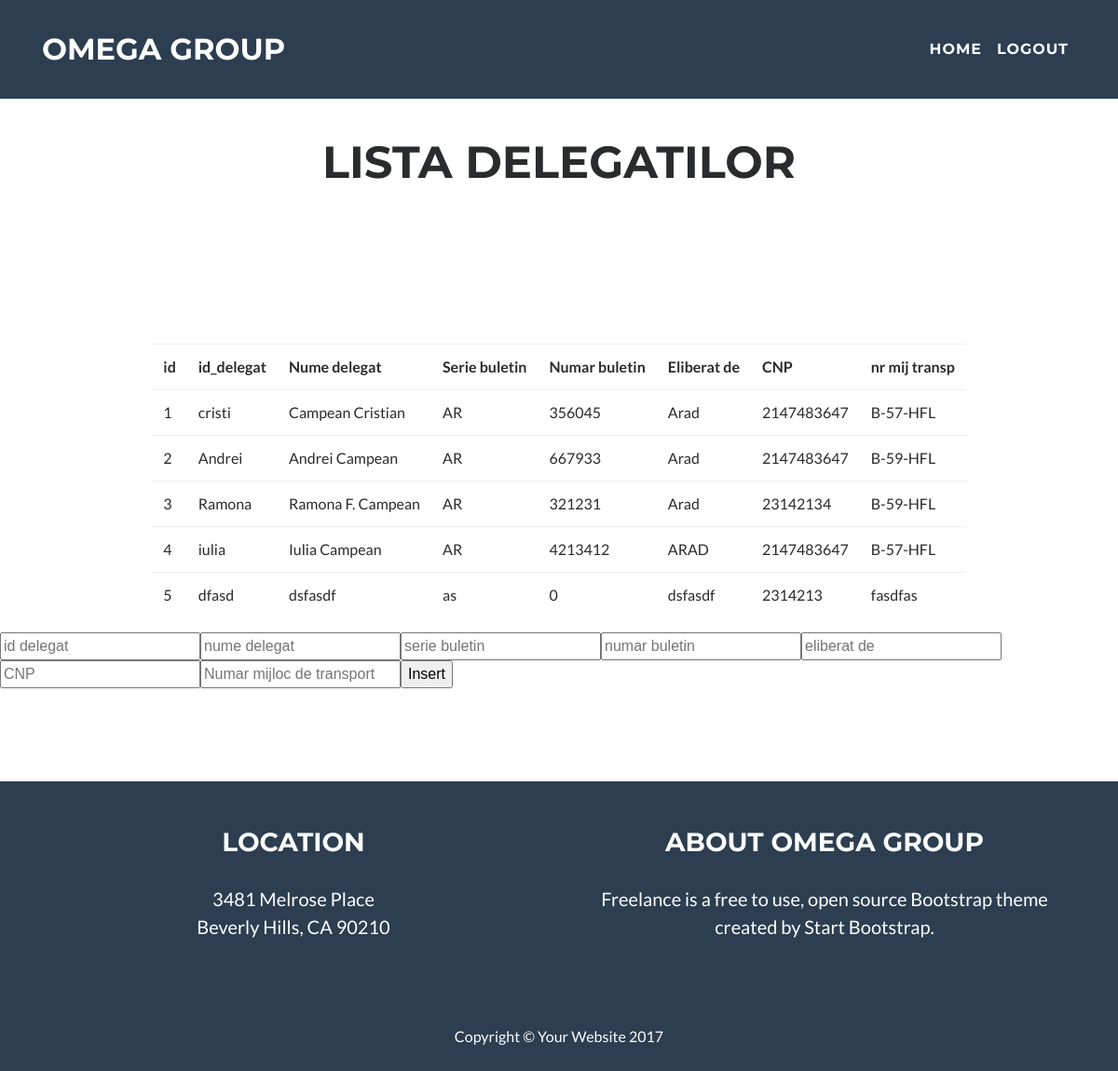
/insert_delegati.php (signed in), run on the app's committed database.
### tables this page shows
CREATE TABLE `lista_delegati` (
  `id` int(11) NOT NULL,
  `id_delegat` varchar(128) DEFAULT NULL,
  `nume_delegat` varchar(128) NOT NULL,
  `serie_buletin` varchar(2) NOT NULL,
  `nr_buletin` int(11) NOT NULL,
  `eliberat_de` varchar(128) NOT NULL,
  `cnp` int(20) NOT NULL,
  `nr_mijloc_transport` varchar(128) NOT NULL,
  `ora` int(2) NOT NULL
);

### insert_delegati.php (the view, shortened to what this page needs)
<?php
  include 'header.php';
  $sql_aratadelegati = "SELECT * FROM lista_delegati";
  $result_aratadelegati = mysqli_query($conn, $sql_aratadelegati);
  echo "<h2 class='text-center'>Lista delegatilor</h2> <br> <br>
        <div class='row'>
        <div class='container-fluid'>
        <div class='table-responsive'>
        <table class='table'>
          <tr>
            <th> id</th>
            <th>id_delegat</th>
            <th>Nume delegat</th>
            <th>Serie buletin</th>
            <th>Numar buletin</th>
            <th>Eliberat de</th>
            <th>CNP</th>
            <th>nr mij transp</th>
          </tr>";
          while($row_aratadelegati = mysqli_fetch_array($result_aratadelegati)){
            echo "<tr><td>". $row_aratadelegati['id']. "</td>";
            echo "<td>". $row_aratadelegati['id_delegat']. "</td>";
            echo "<td>". $row_aratadelegati['nume_delegat']. "</td>";
            echo "<td>". $row_aratadelegati['serie_buletin']. "</td>";
            echo "<td>". $row_aratadelegati['nr_buletin']. "</td>";
            echo "<td>". $row_aratadelegati['eliberat_de']. "</td>";
            echo "<td>". $row_aratadelegati['cnp']. "</td>";
            echo "<td>". $row_aratadelegati['nr_mijloc_transport']. "</td></tr>";
            echo "<br>";
          }
    echo "</table></div></div></div></div>";
     ?>
       <form class='form-inline ' action="includes/insert_delegati.inc.php" method="post">
          <input type="text" name="id_delegat" placeholder="id delegat">
          <input type="text" name="nume_delegat" placeholder="nume delegat">
          <input type="text" name="serie_buletin" placeholder="serie buletin">
          <input type="text" name="nr_buletin" placeholder="numar buletin">
          <input type="text" name="eliberat_de" placeholder="eliberat de">
          <input type="text" name="cnp" placeholder="CNP">
          <input type="text" name="nr_mij_transp" placeholder="Numar mijloc de transport">
          <input type="submit" value="Insert">
        </form>
      </section>
  <?php
      include 'footer.php';
   ?>
  </body>
</html>

### header.php (shortened to what this page needs)
<!DOCTYPE html>
<html>
  <head>
    <link href="lib/bootstrap/css/bootstrap.min.css" rel="stylesheet">
    <link href="lib/font-awesome/css/font-awesome.min.css" rel="stylesheet" type="text/css">
    <link href="css/freelancer.min.css" rel="stylesheet">
  <body id="page-top" class="index">
    <nav id="mainNav" class="navbar fixed-top navbar-toggleable-md navbar-light">
        <div class="container">
            <a class="navbar-brand page-scroll" href="home.php">Omega Group</a>
            <div class="collapse navbar-collapse" id="navbarExample">
                <ul class="navbar-nav ml-auto">
                     <?php
                       if(isset($_SESSION['uid'])){
                         echo '<li class="nav-item">
                             <a class="nav-link page-scroll" href="home.php">Home</a>
                         </li>
                         <li class="nav-item">
                             <a class="nav-link page-scroll" href="includes/logout.inc.php">Logout</a>
                         </li>';
                       }
                       else{
                         echo "You are not logged in and you can't see the content of this page.";
                       }
                      ?>
                </ul>
            </div>
        </div>
    </nav>
    <br> <br>
    <section id="portfolio">
        <div class="container">

### footer.php
<footer class="text-center">
    <div class="footer-above">
        <div class="container">
            <div class="row">
                <div class="footer-col col-md-6">
                    <h3>Location</h3>
                    <p>3481 Melrose Place
                        <br>Beverly Hills, CA 90210</p>
                </div>
                <div class="footer-col col-md-6">
                    <h3>About Omega Group</h3>
                    <p>Freelance is a free to use, open source Bootstrap theme created by <a href="http://startbootstrap.com">Start Bootstrap</a>.</p>
                </div>
            </div>
        </div>
    </div>
    <div class="footer-below">
        <div class="container">
            <div class="row">
                <div class="col-lg-12">
                    Copyright &copy; Your Website 2017
                </div>
            </div>
        </div>
    </div>
</footer>

### data on the page
lista_delegati: id "1", id_delegat "cristi", nume_delegat "Campean Cristian", serie_buletin "AR", nr_buletin "356045", eliberat_de "Arad", cnp "2147483647", nr_mijloc_transport "B-57-HFL"
lista_delegati: id "2", id_delegat "Andrei", nume_delegat "Andrei Campean", serie_buletin "AR", nr_buletin "667933", eliberat_de "Arad", cnp "2147483647", nr_mijloc_transport "B-59-HFL"
lista_delegati: id "3", id_delegat "Ramona", nume_delegat "Ramona F. Campean", serie_buletin "AR", nr_buletin "321231", eliberat_de "Arad", cnp "23142134", nr_mijloc_transport "B-59-HFL"
lista_delegati: id "4", id_delegat "iulia", nume_delegat "Iulia Campean", serie_buletin "AR", nr_buletin "4213412", eliberat_de "ARAD", cnp "2147483647", nr_mijloc_transport "B-57-HFL"
lista_delegati: id "5", id_delegat "dfasd", nume_delegat "dsfasdf", serie_buletin "as", nr_buletin "0", eliberat_de "dsfasdf", cnp "2314213", nr_mijloc_transport "fasdfas"
